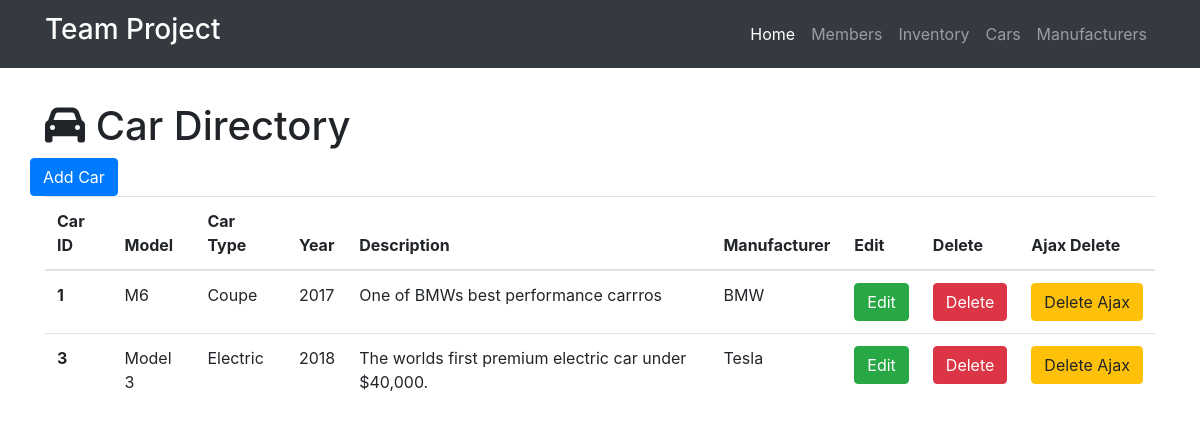
The page /cars on the database as committed earlier.
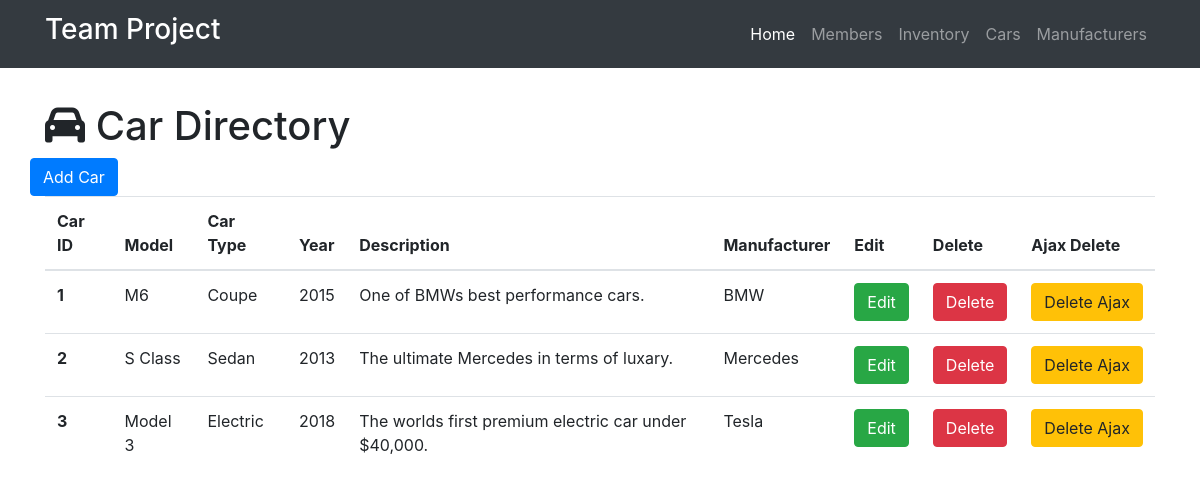
The same page on the database as committed later.
### project.py (models this page shows)
class Car(db.Model):
    __tablename__ = 'cars'
    id = db.Column(db.Integer, primary_key=True)
    model = db.Column(db.Integer)
    cartype = db.Column(db.String(256))
    year = db.Column(db.Integer)
    description = db.Column(db.Text)
    manufacturer_id = db.Column(db.Integer, db.ForeignKey('manufacturers.id'))

class Manufacturer(db.Model):
    __tablename__ = 'manufacturers'
    id = db.Column(db.Integer, primary_key=True)
    name = db.Column(db.String(64))
    country = db.Column(db.Text)
    cars = db.relationship('Car', backref='manufacturer', cascade="delete")

### project.py (the view)
@app.route('/cars')
def show_all_cars():
    cars = Car.query.all()
    return render_template('car-all.html', cars=cars)

### templates/car-all.html (shortened to what this page needs)
{% extends "home-base.html" %}
{% block head%}
  {{super()}}
{% endblock %}
{% block page_content %}
<div class="container">
   <h1 class="mt-5"><i class="fa fa-car" aria-hidden="true"></i> Car Directory</h1>
   <div class="row bottom-margin">
     <a href="/car/add" class="btn btn-primary" role="button" aria-disabeled="true">Add Car</a>
   </div>
{% if cars %}
<table class="table">
  <thead>
    <tr>
      <th>Car ID</th>
      <th>Model</th>
      <th>Car Type</th>
      <th>Year</th>
      <th>Description</th>
      <th>Manufacturer</th>
      <th>Edit</th>
      <th>Delete</th>
      <th>Ajax Delete</th>
    </tr>
  </thead>
  <tbody>
  {% for car in cars %}
  <tr>
    <th scope="row">{{car.id}}</th>
        <td>{{car.model}}</td>
        <td>{{car.cartype}}</td>
        <td>{{car.year}}</td>
        <td>{{car.description}}</td>
        <td>{{car.manufacturer.name}}</td>
        <td>
         <a href="/car/edit/{{car.id}}" class ="btn btn-success" role="button" aria-disabled="true"> Edit</a>
       </td>
       <td><a href="/car/delete/{{car.id}}" class ="btn btn-danger" role="button" aria-disabled="true"> Delete</a></td>
       <td> <button class="btn btn-warning delete_ajax_btn" role="button" data-car-id={{car.id}}>Delete Ajax</button></td>
  </tr>
   {% endfor %}
 </tbody>
</table>
{% else %}
<h3>There are no cars in the directory yet.</h3>
{% endif %}
</div>
{% endblock %}

### templates/home-base.html (shortened to what this page needs)
<!DOCTYPE html>
<html>
  <head>
    {% block head %}
    <link rel="stylesheet" href="https://maxcdn.bootstrapcdn.com/bootstrap/4.0.0-beta.2/css/bootstrap.min.css">
   <link rel="stylesheet" href="https://cdnjs.cloudflare.com/ajax/libs/sweetalert/1.1.3/sweetalert.css">
   <link rel="stylesheet" href="https://cdnjs.cloudflare.com/ajax/libs/toastr.js/latest/css/toastr.min.css">
    {% endblock %}
  </head>
  <body>
  <nav class="navbar navbar-expand-lg navbar-dark bg-dark fixed-top">
    <div class="container">
      <a class="navbar-brand bounce animated" href="/">
         <h3>Team Project</h3>
       </a>
      <div class="collapse navbar-collapse" id="navbarResponsive">
        <ul class="navbar-nav ml-auto">
          <li class="nav-item active">
            <a class="nav-link" href="/">Home
             </a>
          </li>
          <li class="nav-item">
            <a class="nav-link" href="/members">Members</a>
          </li>
          <li class="nav-item">
            <a class="nav-link" href="/inventory">Inventory</a>
          </li>
          <li class="nav-item">
            <a class="nav-link" href="/cars">Cars</a>
          </li>
          <li class="nav-item">
            <a class="nav-link" href="/manufacturers">Manufacturers</a>
          </li>
        </ul>
      </div>
    </div>
  </nav>
  {% block page_content %}
  {% endblock %}
</body>
</html>

### templates/car-all.html (style rules this page uses)
body { padding-top: 54px; }

Rows that differ between the two databases and show on the page:
changed Car "Coupe": year "2017" → "2015"; description "One of BMWs best performance carrros" → "One of BMWs best performance cars."
added Car: id "2", model "S Class", cartype "Sedan", year "2013", description "The ultimate Mercedes in terms of luxary.", manufacturer.name "Mercedes"
